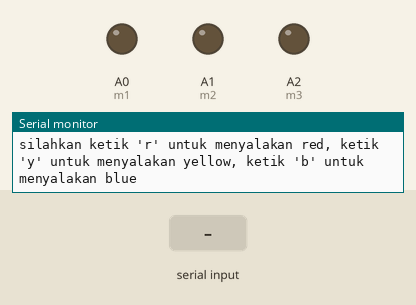
This sketch was run on a simulated Arduino Uno, built with avr-gcc and run on an emulated ATmega328P. On the bench: output pins drawn as LEDs (lit = HIGH), the last lines printed to the serial monitor. The inputs (shaded band) are chosen by the test bench.

Above: at 1.2 s.
1.3 s: "p" received over Serial
At 3.3 s:
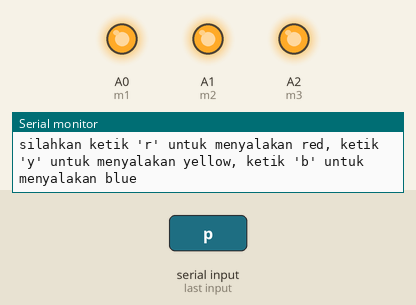
3.8 s: "r" received over Serial
At 5.2 s:
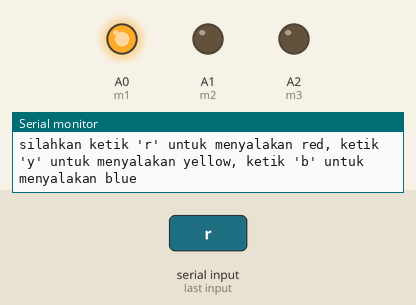
6.3 s: "y" received over Serial
At 8.3 s:
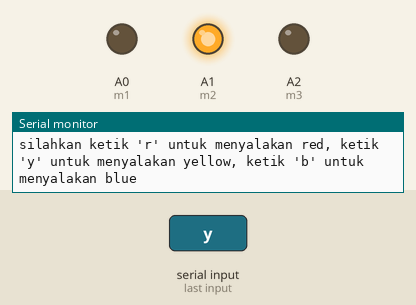
8.8 s: "b" received over Serial
At 10.2 s:
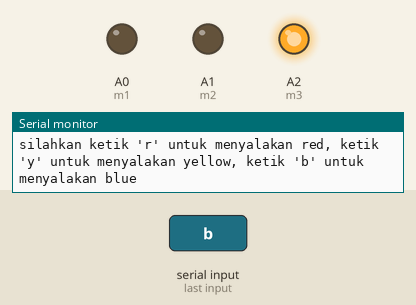
11.3 s: "s" received over Serial
At 13.3 s:
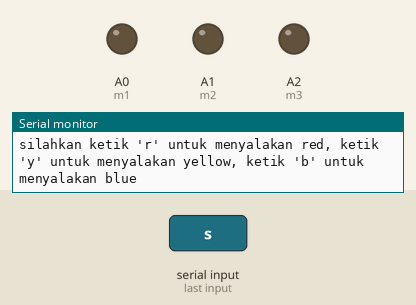
Timing chart, 0 to 14.8 s (numbered marks = the images above; inputs shaded):
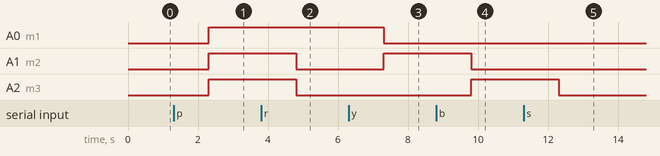

The sketch:

Pengendali_LED_menggunakan_Bluetooth.ino
```cpp
//pengendalian LED

int m1=A0;
int m2=A1;
int m3=A2;
int h=225;
int l=0;
String motion;

void setup () {
  Serial.begin (9600);
  pinMode(m1,OUTPUT);
   pinMode(m2,OUTPUT);
    pinMode(m3,OUTPUT);
}

void loop(){
  Serial.println("silahkan ketik 'p' untuk menyalakan semua LED, 's' untuk mematikan LED");
  Serial.println("silahkan ketik 'r' untuk menyalakan red, ketik 'y' untuk menyalakan yellow, ketik 'b' untuk menyalakan blue");
  while(Serial.available()==0){}

  motion=Serial.readString();
  if(motion=="p"){
    analogWrite(m1,h);
    analogWrite(m2,h);
    analogWrite(m3,h);
  }

  if(motion=="s"){
    analogWrite(m1,l);
    analogWrite(m2,l);
    analogWrite(m3,l);
  }
  if(motion=="r"){
    analogWrite(m1,h);
    analogWrite(m2,l);
    analogWrite(m3,l);
  }
  if(motion=="y"){
    analogWrite(m1,l);
    analogWrite(m2,h);
    analogWrite(m3,l);
  }
  if(motion=="b"){
    analogWrite(m1,l);
    analogWrite(m2,l);
    analogWrite(m3,h);
  }
}
```

Measured:
- after the input at 1.3 s, A0 (m1), A1 (m2), A2 (m3): LOW → HIGH after 1.0 s
- after the input at 3.8 s, A1 (m2), A2 (m3): HIGH → LOW after 1.0 s
- after the input at 6.3 s, A0 (m1): HIGH → LOW after 1.0 s; A1 (m2): LOW → HIGH after 1.0 s
- after the input at 8.8 s, A1 (m2): HIGH → LOW after 1.0 s; A2 (m3): LOW → HIGH after 1.0 s
- after the input at 11.3 s, A2 (m3): HIGH → LOW after 1.0 s
